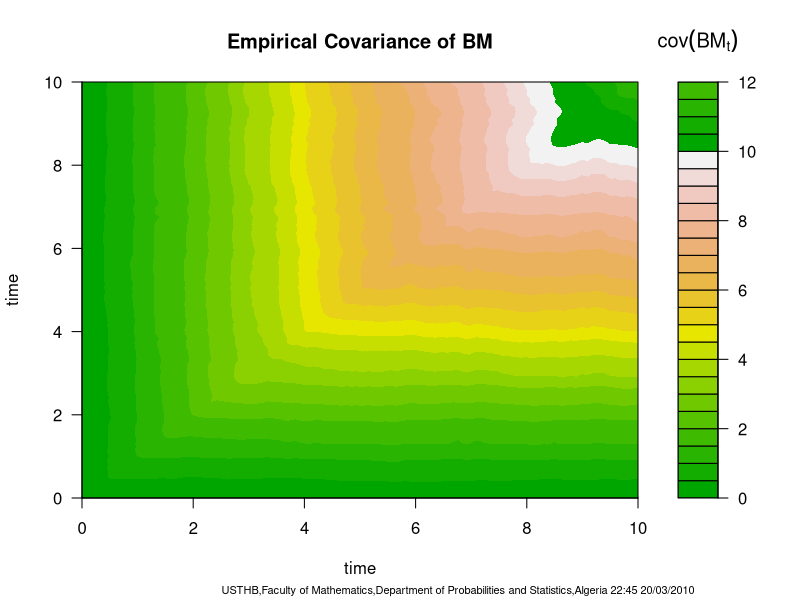

Generate this figure with R:
## 22:45 20/03/2010
## Guidoum Arsalane(PG-PS/USTHB)
## Calculate empirical covariance of the Brownian Motion (cov(t,s)= C*min(t,s))
## N Size of process
## M Numbers of the trajectories simulated
## T final time
## C Constant (if C=1 ==> Standard Brownian Motion)

 
N = 100
M = 500
T = 10
C = 1
temps = seq(0,T,length=N)
delta.temps = T/N
TB = matrix(rnorm((N-1)*M,sd=sqrt(C*delta.temps)),nrow=M)
B = matrix(NA,ncol=N,nrow=M)
for (i in 1:M){B[i,] = c(0,cumsum(TB[i,]))}
B.cov = cov(B) 
filled.contour(temps, temps,B.cov, col = terrain.colors(20),plot.title = 
               title(main = "Empirical Covariance of BM",xlab = "time",
               ylab = "time"),key.title =title(main=bquote(cov(BM[t]))))
mtext(paste("USTHB,Faculty of Mathematics,Department of Probabilities and Statistics,Algeria 22:45 20/03/2010"),
      side = 1, line = 4, adj = 0.6, cex = .66)
